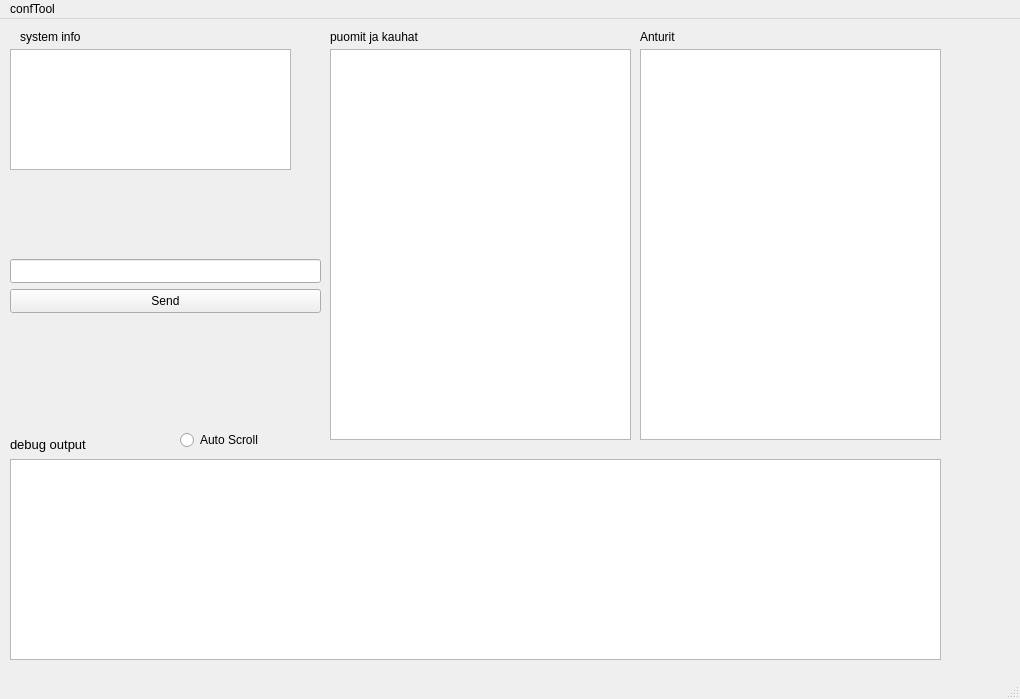
<?xml version="1.0" encoding="UTF-8"?>
<ui version="4.0">
 <class>MainWindow</class>
 <widget class="QMainWindow" name="MainWindow">
  <property name="geometry">
   <rect>
    <x>0</x>
    <y>0</y>
    <width>1020</width>
    <height>699</height>
   </rect>
  </property>
  <property name="windowTitle">
   <string>MainWindow</string>
  </property>
  <widget class="QWidget" name="centralwidget">
   <widget class="QTextEdit" name="debugTextEdit">
    <property name="geometry">
     <rect>
      <x>10</x>
      <y>440</y>
      <width>931</width>
      <height>201</height>
     </rect>
    </property>
   </widget>
   <widget class="QLineEdit" name="sendCmdLineEdit">
    <property name="geometry">
     <rect>
      <x>10</x>
      <y>240</y>
      <width>311</width>
      <height>24</height>
     </rect>
    </property>
   </widget>
   <widget class="QLabel" name="label_2">
    <property name="geometry">
     <rect>
      <x>10</x>
      <y>410</y>
      <width>161</width>
      <height>31</height>
     </rect>
    </property>
    <property name="font">
     <font>
      <pointsize>10</pointsize>
     </font>
    </property>
    <property name="text">
     <string>debug output</string>
    </property>
   </widget>
   <widget class="QPushButton" name="sendCmdBtn">
    <property name="geometry">
     <rect>
      <x>10</x>
      <y>270</y>
      <width>311</width>
      <height>24</height>
     </rect>
    </property>
    <property name="text">
     <string>Send</string>
    </property>
   </widget>
   <widget class="QTextBrowser" name="system_info_textBrowser">
    <property name="geometry">
     <rect>
      <x>10</x>
      <y>30</y>
      <width>281</width>
      <height>121</height>
     </rect>
    </property>
    <property name="font">
     <font>
      <pointsize>12</pointsize>
     </font>
    </property>
    <property name="sizeAdjustPolicy">
     <enum>QAbstractScrollArea::SizeAdjustPolicy::AdjustToContentsOnFirstShow</enum>
    </property>
   </widget>
   <widget class="QTextBrowser" name="puomisto_info_textBrowser">
    <property name="geometry">
     <rect>
      <x>330</x>
      <y>30</y>
      <width>301</width>
      <height>391</height>
     </rect>
    </property>
    <property name="sizePolicy">
     <sizepolicy hsizetype="Expanding" vsizetype="Expanding">
      <horstretch>0</horstretch>
      <verstretch>0</verstretch>
     </sizepolicy>
    </property>
    <property name="font">
     <font>
      <pointsize>12</pointsize>
     </font>
    </property>
    <property name="frameShape">
     <enum>QFrame::Shape::StyledPanel</enum>
    </property>
    <property name="verticalScrollBarPolicy">
     <enum>Qt::ScrollBarPolicy::ScrollBarAsNeeded</enum>
    </property>
    <property name="horizontalScrollBarPolicy">
     <enum>Qt::ScrollBarPolicy::ScrollBarAsNeeded</enum>
    </property>
    <property name="sizeAdjustPolicy">
     <enum>QAbstractScrollArea::SizeAdjustPolicy::AdjustIgnored</enum>
    </property>
   </widget>
   <widget class="QLabel" name="label">
    <property name="geometry">
     <rect>
      <x>20</x>
      <y>10</y>
      <width>91</width>
      <height>16</height>
     </rect>
    </property>
    <property name="text">
     <string>system info</string>
    </property>
   </widget>
   <widget class="QLabel" name="label_3">
    <property name="geometry">
     <rect>
      <x>330</x>
      <y>10</y>
      <width>121</width>
      <height>16</height>
     </rect>
    </property>
    <property name="text">
     <string>puomit ja kauhat</string>
    </property>
   </widget>
   <widget class="QTextBrowser" name="anturi_info_textBrowser">
    <property name="geometry">
     <rect>
      <x>640</x>
      <y>30</y>
      <width>301</width>
      <height>391</height>
     </rect>
    </property>
    <property name="sizePolicy">
     <sizepolicy hsizetype="Expanding" vsizetype="Expanding">
      <horstretch>0</horstretch>
      <verstretch>0</verstretch>
     </sizepolicy>
    </property>
    <property name="font">
     <font>
      <pointsize>12</pointsize>
     </font>
    </property>
    <property name="frameShape">
     <enum>QFrame::Shape::StyledPanel</enum>
    </property>
    <property name="verticalScrollBarPolicy">
     <enum>Qt::ScrollBarPolicy::ScrollBarAsNeeded</enum>
    </property>
    <property name="horizontalScrollBarPolicy">
     <enum>Qt::ScrollBarPolicy::ScrollBarAsNeeded</enum>
    </property>
    <property name="sizeAdjustPolicy">
     <enum>QAbstractScrollArea::SizeAdjustPolicy::AdjustIgnored</enum>
    </property>
   </widget>
   <widget class="QLabel" name="label_4">
    <property name="geometry">
     <rect>
      <x>640</x>
      <y>10</y>
      <width>49</width>
      <height>16</height>
     </rect>
    </property>
    <property name="text">
     <string>Anturit</string>
    </property>
   </widget>
   <widget class="QRadioButton" name="autoScroll_radioButton">
    <property name="geometry">
     <rect>
      <x>180</x>
      <y>410</y>
      <width>91</width>
      <height>22</height>
     </rect>
    </property>
    <property name="text">
     <string>Auto Scroll</string>
    </property>
   </widget>
  </widget>
  <widget class="QMenuBar" name="menubar">
   <property name="geometry">
    <rect>
     <x>0</x>
     <y>0</y>
     <width>1020</width>
     <height>21</height>
    </rect>
   </property>
   <widget class="QMenu" name="menuconfTool">
    <property name="title">
     <string>confTool</string>
    </property>
   </widget>
   <addaction name="menuconfTool"/>
  </widget>
  <widget class="QStatusBar" name="statusbar"/>
 </widget>
 <resources/>
 <connections/>
</ui>
